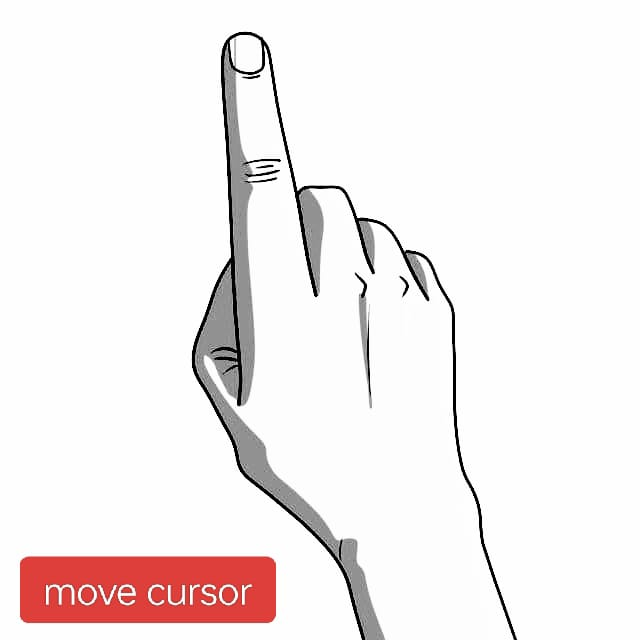
#> input picture resources/hand/move.jpeg, 640 x 640 px, given in place of the camera
$ python utils.py
#> lines starting #> are read from the running program, lines starting #| are printed output that depends on the picture; after the words box and inside, x2 and y2 are one past the last pixel; in counts of white or black regions, pixels touching at a corner belong together
import cv2 as cv
import numpy as np

# colors
# values =(blue, green, red) opencv accepts BGR values not RGB
BLACK = (0,0,0)
WHITE = (255,255,255)
BLUE = (255,0,0)
RED = (0,0,255)
CYAN = (255,255,0)
YELLOW =(0,255,255)
MAGENTA = (255,0,255)
GRAY = (128,128,128)
GREEN = (0,255,0)
PURPLE = (128,0,128)
ORANGE = (0,165,255)
PINK = (147,20,255)
points_list =[(200, 300), (150, 150), (400, 200)]
def drawColor(img, colors):
    x, y = 0,10
    w, h = 20, 30

    for color in colors:
        x += w+5
        # y += 10
        cv.rectangle(img, (x-6, y-5 ), (x+w+5, y+h+5), (10, 50, 10), -1)
        cv.rectangle(img, (x, y ), (x+w, y+h), color, -1)

# [23 lines left out: function colorBackgroundText, not called in this run]

def textWithBackground(img, text, font, fontScale, textPos, textThickness=1,textColor=(0,255,0), bgColor=(0,0,0), pad_x=3, pad_y=3, bgOpacity=0.5):
    """
    Draws text with background, with  control transparency
    @param img:(mat) which you want to draw text
    @param text: (string) text you want draw
    @param font: fonts face, like FONT_HERSHEY_COMPLEX, FONT_HERSHEY_PLAIN etc.
    @param fontScale: (double) the size of text, how big it should be.
    @param textPos: tuple(x,y) position where you want to draw text
    @param textThickness:(int) fonts weight, how bold it should be
    @param textPos: tuple(x,y) position where you want to draw text
    @param textThickness:(int) fonts weight, how bold it should be.
    @param textColor: tuple(BGR), values -->0 to 255 each
    @param bgColor: tuple(BGR), values -->0 to 255 each
    @param pad_x: int(pixels)  padding of in x direction
    @param pad_y: int(pixels) 1 to 1.0 (), controls transparency of  text background
    @return: img(mat) with draw with background
    """
    (t_w, t_h), _= cv.getTextSize(text, font, fontScale, textThickness) # getting the text size
    x, y = textPos
    overlay = img.copy() # coping the image
    cv.rectangle(overlay, (x-pad_x, y+ pad_y), (x+t_w+pad_x, y-t_h-pad_y), bgColor,-1) # draw rectangle
    new_img = cv.addWeighted(overlay, bgOpacity, img, 1 - bgOpacity, 0) # overlaying the rectangle on the image.
    cv.putText(new_img,text, textPos,font, fontScale, textColor,textThickness ) # draw in text
    img = new_img

    return img


def textBlurBackground(img, text, font, fontScale, textPos, textThickness=1,textColor=(0,255,0),kneral=(33,33) , pad_x=3, pad_y=3):
    """
    Draw text with background blured,  control the blur value, with kernal(odd, odd)
    @param img:(mat) which you want to draw text
    @param text: (string) text you want draw
    @param font: fonts face, like FONT_HERSHEY_COMPLEX, FONT_HERSHEY_PLAIN etc.
    @param fontScale: (double) the size of text, how big it should be.
    @param textPos: tuple(x,y) position where you want to draw text
    @param textThickness:(int) fonts weight, how bold it should be.
    @param textColor: tuple(BGR), values -->0 to 255 each
    @param kneral: tuple(3,3) int as odd number:  higher the value, more blurry background would be
    @param pad_x: int(pixels)  padding of in x direction
    @param pad_y: int(pixels)  padding of in y direction
    @return: img mat, with text drawn, with background blured

    call the function:
     img =textBlurBackground(img, 'Blured Background Text', cv2.FONT_HERSHEY_COMPLEX, 0.9, (20, 60),2, (0,255, 0), (49,49), 13, 13 )
    """

    (t_w, t_h), _= cv.getTextSize(text, font, fontScale, textThickness) # getting the text size
    x, y = textPos
    blur_roi = img[y-pad_y-t_h: y+pad_y, x-pad_x:x+t_w+pad_x] # croping Text Background
    img[y-pad_y-t_h: y+pad_y, x-pad_x:x+t_w+pad_x]=cv.blur(blur_roi, kneral)  # merging the blured background to img
    cv.putText(img,text, textPos,font, fontScale, textColor,textThickness )
    # cv.imshow('blur roi', blur_roi)
    # cv.imshow('blured', img)

    return img

def fillPolyTrans(img, points, color, opacity):
    """
    @param img: (mat) input image, where shape is drawn.
    @param points: list [tuples(int, int) these are the points custom shape,FillPoly
    @param color: (tuples (int, int, int)
    @param opacity:  it is transparency of image.
    @return: img(mat) image with rectangle draw.

    """
    list_to_np_array = np.array(points, dtype=np.int32)
    overlay = img.copy()  # coping the image
    cv.fillPoly(overlay,[list_to_np_array], color )
    new_img = cv.addWeighted(overlay, opacity, img, 1 - opacity, 0)
    # print(points_list)
    img = new_img
    cv.polylines(img, [list_to_np_array], True, color,1, cv.LINE_AA)
    return img

# [4 lines of commented-out code are left out]

def rectTrans(img, pt1, pt2, color, thickness, opacity):
    """

    @param img: (mat) input image, where shape is drawn.
    @param pt1: tuple(int,int) it specifies the starting point(x,y) os rectangle
    @param pt2: tuple(int,int)  it nothing but width and height of rectangle
    @param color: (tuples (int, int, int), it tuples of BGR values
    @param thickness: it thickness of board line rectangle, if (-1) passed then rectangle will be fulled with color.
    @param opacity:  it is transparency of image.
    @return:
    """
    overlay = img.copy()
    cv.rectangle(overlay, pt1, pt2, color, thickness)
    new_img = cv.addWeighted(overlay, opacity, img, 1 - opacity, 0) # overlaying the rectangle on the image.
    img = new_img

    return img

def main():
    cap = cv.VideoCapture(0)
    counter =0
    while True:
        success, img = cap.read()
#> img is the input picture: shape (640, 640, 3); mean B, G, R 238, 238.2, 244
        # img = np.zeros((1000,1000, 3), dtype=np.uint8)
        img=rectTrans(img, pt1=(30, 320), pt2=(160, 260), color=(0,255,255),thickness=-1, opacity=0.6)
        img =fillPolyTrans(img=img, points=points_list, color=(0,255,0), opacity=.5)
#> in fillPolyTrans, `cv.polylines(img, [list_to_np_array], True, color,1, cv.LINE_AA)`:
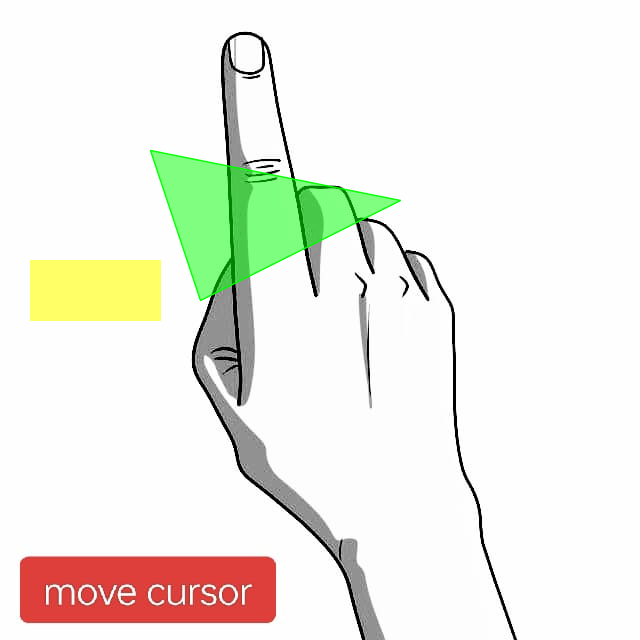
#> img: shape (640, 640, 3); mean B, G, R 230, 239, 239
        drawColor(img, [BLACK,WHITE ,BLUE,RED,CYAN,YELLOW,MAGENTA,GRAY ,GREEN,PURPLE,ORANGE,PINK])
#> the loop in drawColor, `for color in colors:` made 12 passes
#> (color, x) on passes 1 to 8: ((0, 0, 0), 25), ((255, 255, 255), 50), ((255, 0, 0), 75), ((0, 0, 255), 100), ((255, 255, 0), 125), ((0, 255, 255), 150), ((255, 0, 255), 175), ((128, 128, 128), 200)
#> after the loop in drawColor, `for color in colors:`:
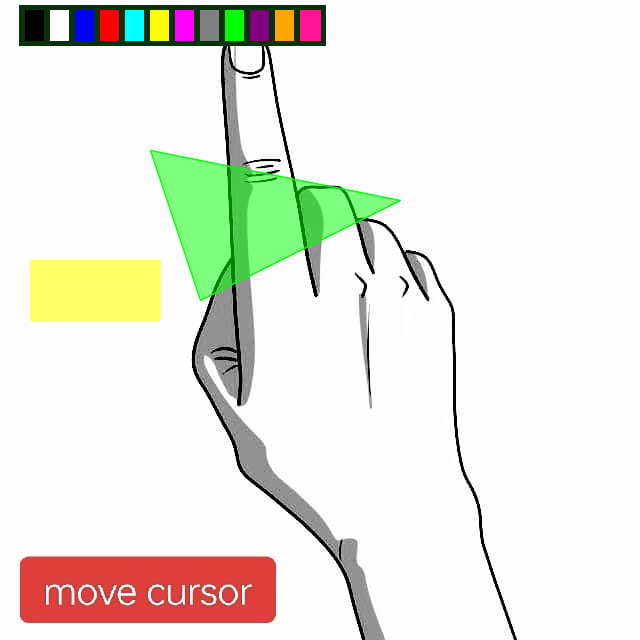
#> img: shape (640, 640, 3); 3.07% of pixels changed, all inside (x1, y1, x2, y2) = (19, 5, 326, 46)
#> after the loop in drawColor, `for color in colors:`: x = 300
        textBlurBackground(img, 'Blured Background Text', cv.FONT_HERSHEY_COMPLEX, 0.8, (60, 140),2, YELLOW, (71,71), 13, 13)
#> in textBlurBackground, `(t_w, t_h), _= cv.getTextSize(text, font, fontScale, textThickness)`: t_w = 338; t_h = 18
#> in textBlurBackground, `img[y-pad_y-t_h: y+pad_y, x-pad_x:x+t_w+pad_x]=cv.blur(blur_roi, kneral)`:
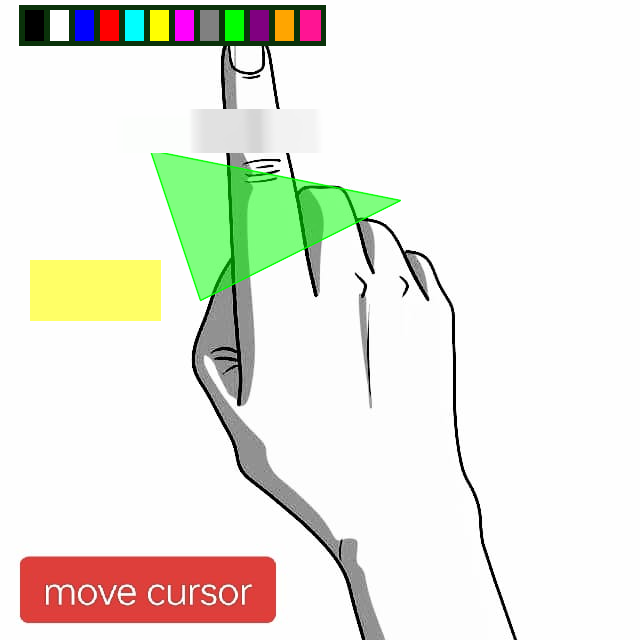
#> img: shape (640, 640, 3); 2.09% of pixels changed, all inside (x1, y1, x2, y2) = (117, 109, 323, 153)
#> in textBlurBackground, `cv.putText(img,text, textPos,font, fontScale, textColor,textThickness )`:
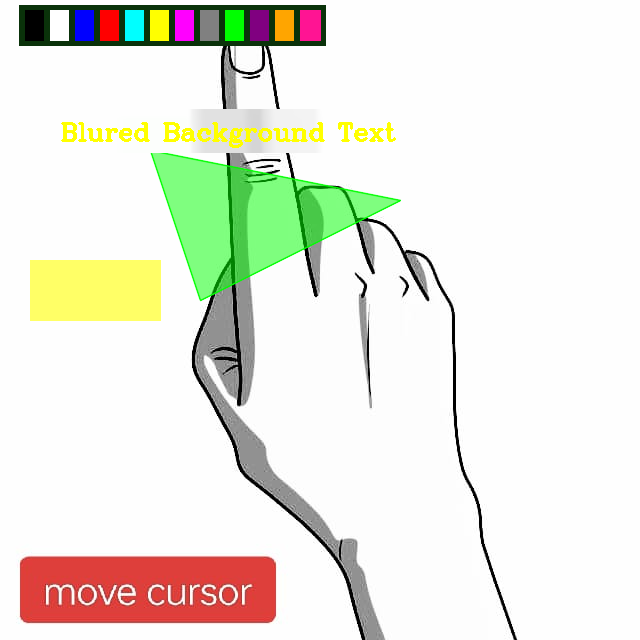
#> img: shape (640, 640, 3); 0.68% of pixels changed, all inside (x1, y1, x2, y2) = (61, 122, 396, 148)
        img=textWithBackground(img, 'Colored Background Texts', cv.FONT_HERSHEY_SIMPLEX, 0.8, (60,80), textThickness=2, bgColor=GREEN, textColor=BLACK, bgOpacity=0.7, pad_x=6, pad_y=6)
#> in textWithBackground, `(t_w, t_h), _= cv.getTextSize(text, font, fontScale, textThickness)`: t_w = 332; t_h = 18
#> in textWithBackground, `cv.rectangle(overlay, (x-pad_x, y+ pad_y), (x+t_w+pad_x, y-t_h-pad_y),..`:
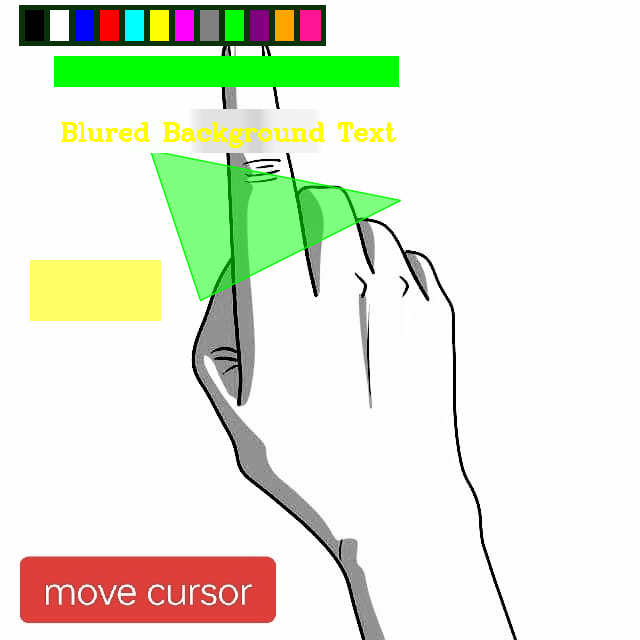
#> overlay: shape (640, 640, 3); 2.61% of pixels changed, all inside (x1, y1, x2, y2) = (54, 56, 399, 87)
#> in textWithBackground, `cv.putText(new_img,text, textPos,font, fontScale, textColor,textThickn..`:
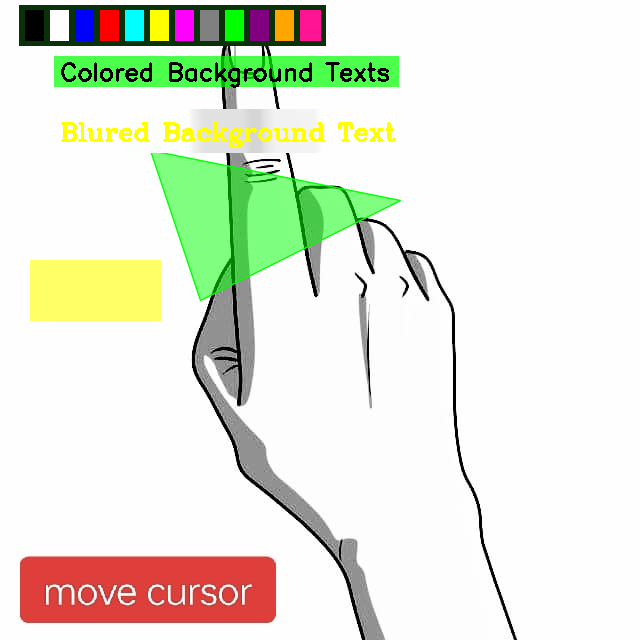
#> new_img: shape (640, 640, 3); mean B, G, R 218, 232.8, 229.3
        imgGray = cv.cvtColor(img, cv.COLOR_BGR2GRAY)
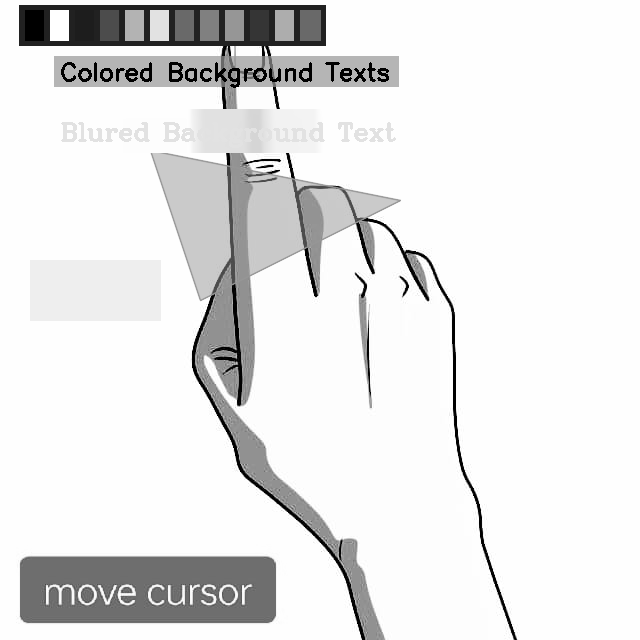
#> imgGray: shape (640, 640); min 0, max 255, mean 230.1
        # cv.imwrite('color_image.png', img)
        counter +=1
        cv.imshow('img', img)
        cv.imwrite(f'image/image_{counter}.png', img)
        if cv.waitKey(1) ==ord('q'):
#> (key q is pressed here)
            break

if __name__ == "__main__":
    main()

$ run again, on resources/hand/left_arrow.png
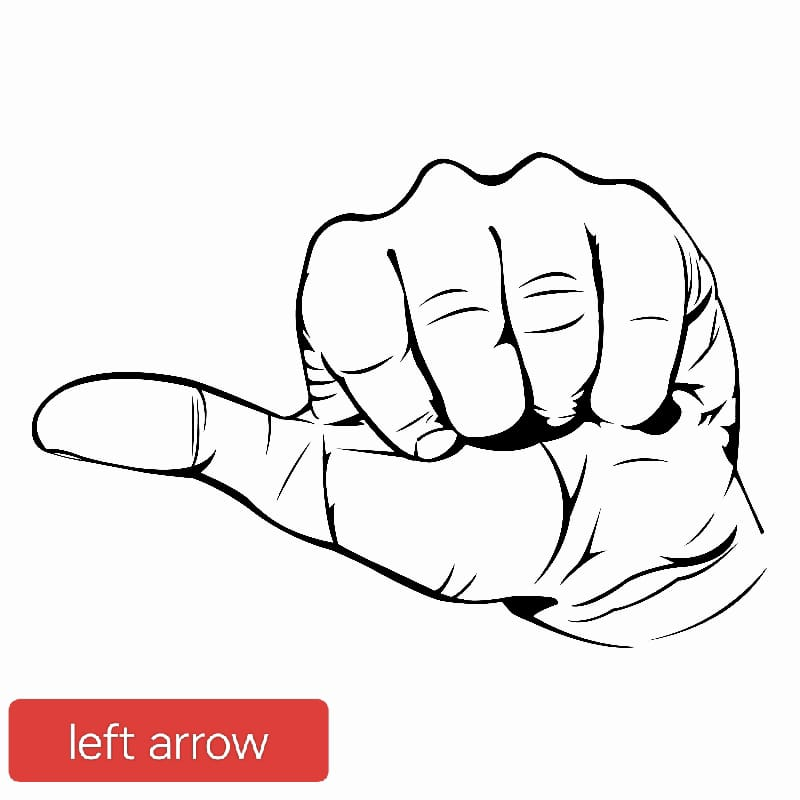
#> input picture resources/hand/left_arrow.png, 800 x 800 px, given in place of the camera
#> in main, img is the input picture: shape (800, 800, 3); mean B, G, R 234.2, 234.3, 240.3
#> the loop in drawColor, `for color in colors:` made 12 passes
#> (color, x) on passes 1 to 8: ((0, 0, 0), 25), ((255, 255, 255), 50), ((255, 0, 0), 75), ((0, 0, 255), 100), ((255, 255, 0), 125), ((0, 255, 255), 150), ((255, 0, 255), 175), ((128, 128, 128), 200)
#> after the loop in drawColor, `for color in colors:`:
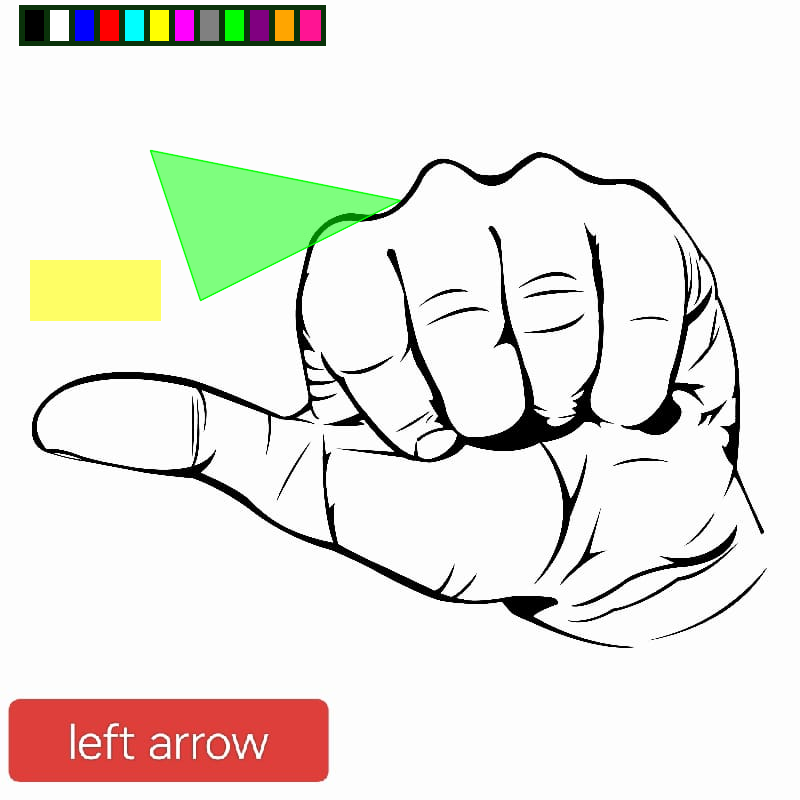
#> img: shape (800, 800, 3); mean B, G, R 225.1, 231.2, 233.5
#> after the loop in drawColor, `for color in colors:`: x = 300
#> in textBlurBackground, `(t_w, t_h), _= cv.getTextSize(text, font, fontScale, textThickness)`: t_w = 338; t_h = 18
#> in textWithBackground, `(t_w, t_h), _= cv.getTextSize(text, font, fontScale, textThickness)`: t_w = 332; t_h = 18
#> in main, `imgGray = cv.cvtColor(img, cv.COLOR_BGR2GRAY)`:
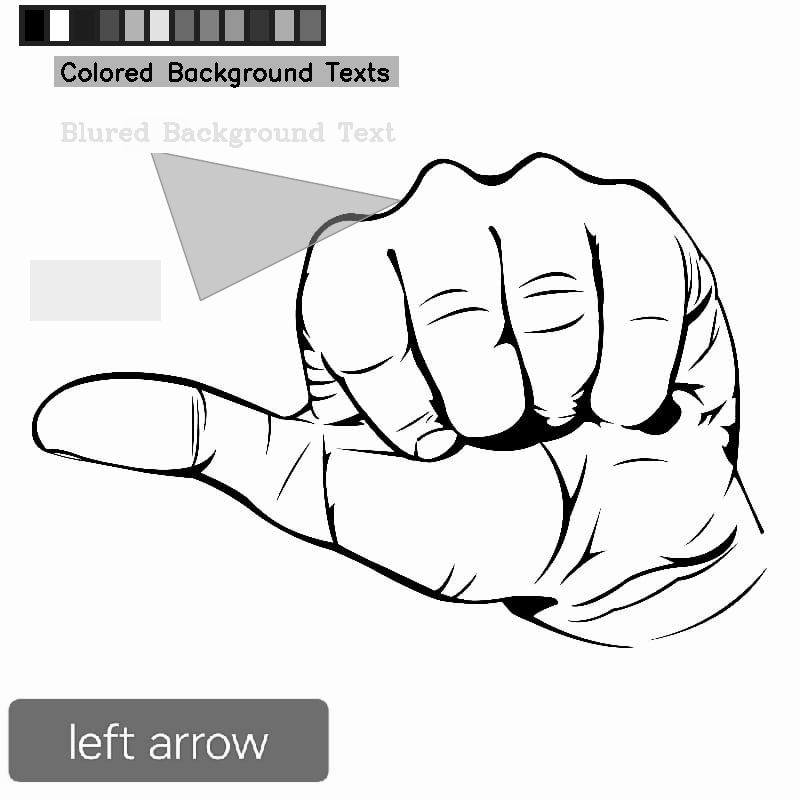
#> imgGray: shape (800, 800); min 0, max 255, mean 229.2

$ run again, on resources/hand/left_click.png
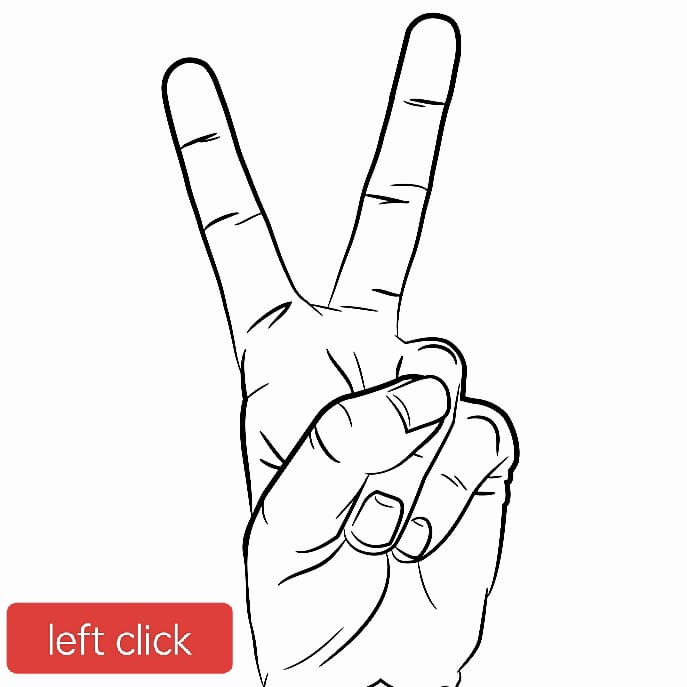
#> input picture resources/hand/left_click.png, 687 x 687 px, given in place of the camera
#> in main, img is the input picture: shape (687, 687, 3); mean B, G, R 237.7, 237.8, 242.6
#> the loop in drawColor, `for color in colors:` made 12 passes
#> (color, x) on passes 1 to 8: ((0, 0, 0), 25), ((255, 255, 255), 50), ((255, 0, 0), 75), ((0, 0, 255), 100), ((255, 255, 0), 125), ((0, 255, 255), 150), ((255, 0, 255), 175), ((128, 128, 128), 200)
#> after the loop in drawColor, `for color in colors:`:
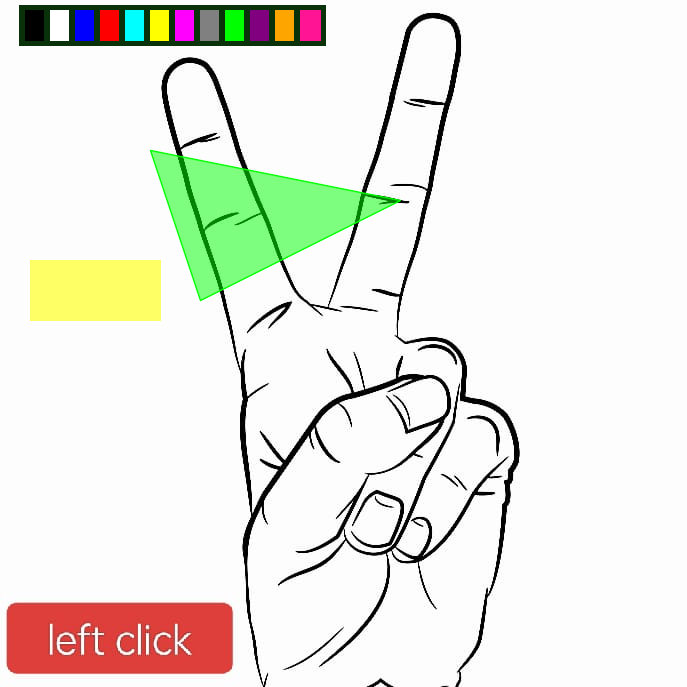
#> img: shape (687, 687, 3); mean B, G, R 225.6, 233.8, 233.6
#> after the loop in drawColor, `for color in colors:`: x = 300
#> in textBlurBackground, `(t_w, t_h), _= cv.getTextSize(text, font, fontScale, textThickness)`: t_w = 338; t_h = 18
#> in textWithBackground, `(t_w, t_h), _= cv.getTextSize(text, font, fontScale, textThickness)`: t_w = 332; t_h = 18
#> in main, `imgGray = cv.cvtColor(img, cv.COLOR_BGR2GRAY)`:
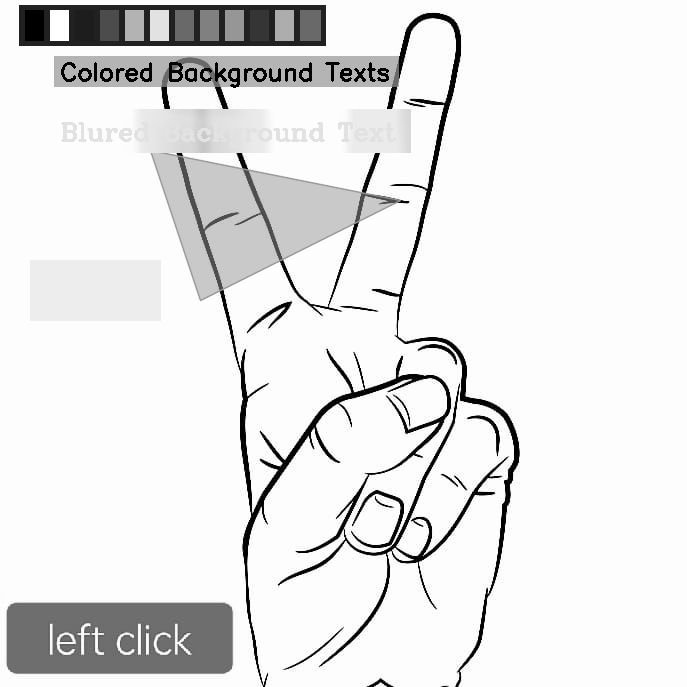
#> imgGray: shape (687, 687); min 0, max 255, mean 230.4
